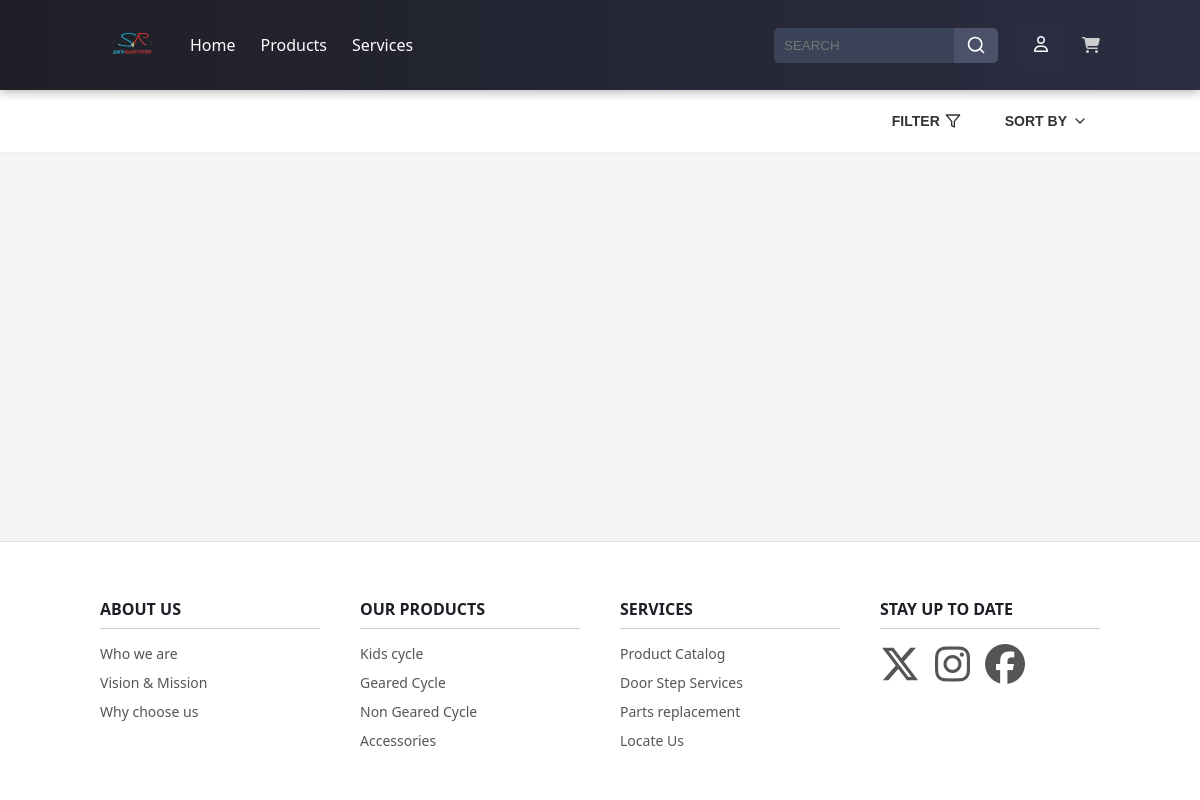
Before: /products/ with the older database file.
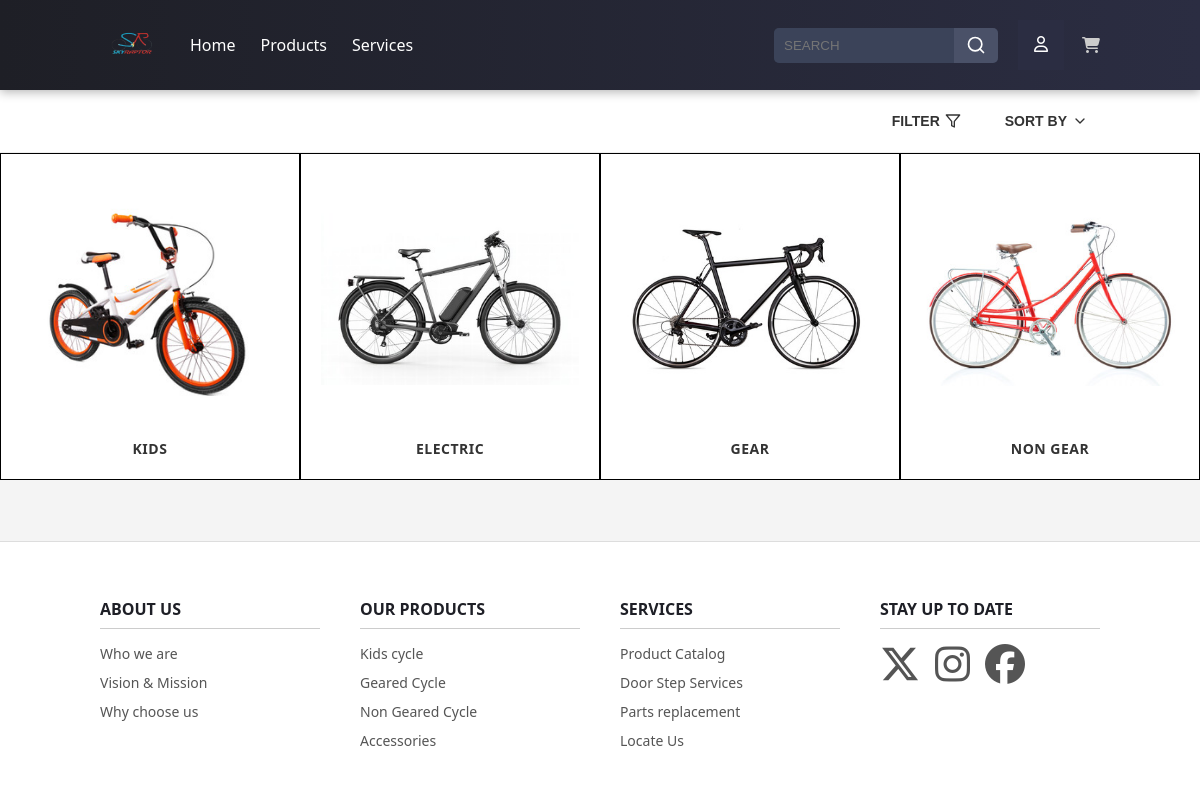
After: the same page with the newer database file.
### skyraptor/models.py (models this page shows, shortened)
class Product(models.Model):
    name = models.CharField(max_length=255)
    description = models.TextField()
    price = models.IntegerField(max_length=10)
    Category = models.ForeignKey(Category, on_delete=models.CASCADE, default=1)
    image = models.ImageField(upload_to='uploads/product/')

### skyraptor/views.py (the view)
# urls.py: path('products/', views.products, name='products'),
def products(request):
    products = Product.objects.all()
    return render(request, 'html/products.html', {'products': products})

### skyraptor/templates/html/products.html (shortened to what this page needs)
{% load static %}
<!DOCTYPE html>
<html lang="en">
<head>
    <link rel="stylesheet" href="{% static 'css/products.css' %}">
</head>
<body>
   <nav class="main-nav">
    <div class="nav-left">
      <a href="#" class="logo">
        <img src="{% static 'img/logo.png' %}" alt="Logo" style="height: 50px; width: 65px">
      </a>
      <ul class="main-menu">
        <li><a href="{% url 'home' %}">Home</a></li>
        <li class="has-megamenu">
          <a href="{% url 'products' %}">Products</a>
        </li>
        <li class="has-megamenu">
          <a href="#">Services</a>
        </li>
      </ul>
    </div>
    <div class="nav-right">
      <div class="search-box">
        <input type="text" placeholder="SEARCH">
        <button type="submit">
          <svg xmlns="http://www.w3.org/2000/svg" width="20" height="20" viewBox="0 0 24 24" fill="none" stroke="currentColor" stroke-width="2" stroke-linecap="round" stroke-linejoin="round"><circle cx="11" cy="11" r="8"></circle><line x1="21" y1="21" x2="16.65" y2="16.65"></line></svg>
        </button>
      </div>
      <div class="dropdown">
        <button class="dropbtn"><i class="fa-regular fa-user"></i></button>
      </div>
      <a href="#">
        <i class="fa-solid fa-cart-shopping"></i>
      </a>
    </div>
  </nav>
   <header class="product-header">
    <div class="product-controls">
      <button class="filter-button">
        FILTER
        <svg xmlns="http://www.w3.org/2000/svg" width="16" height="16" viewBox="0 0 24 24" fill="none" stroke="currentColor" stroke-width="2" stroke-linecap="round" stroke-linejoin="round"><polygon points="22 3 2 3 10 12.46 10 19 14 21 14 12.46 22 3"></polygon></svg>
      </button>
      <button class="sort-button">
        SORT BY
        <svg xmlns="http://www.w3.org/2000/svg" width="16" height="16" viewBox="0 0 24 24" fill="none" stroke="currentColor" stroke-width="2" stroke-linecap="round" stroke-linejoin="round"><polyline points="6 9 12 15 18 9"></polyline></svg>
      </button>
    </div>
  </header>
  <main class="product-grid">
    {% for product in products %}
    <div class="product-card">
      <div class="product-image">
        <img src="{{ product.image.url }}">
      </div>
      <div class="product-info">
        <h3 class="product-name">{{ product.name }}</h3>
      </div>
    </div>
    {% endfor %}
  </main>
  <footer class="main-footer">
    <div class="footer-container">
      <div class="footer-links">
        <h3>ABOUT US</h3>
        <ul>
          <li><a href="#">Who we are</a></li>
          <li><a href="#">Vision & Mission</a></li>
          <li><a href="#">Why choose us</a></li>
        </ul>
      </div>
      <div class="footer-links">
        <h3>OUR PRODUCTS</h3>
        <ul>
          <li><a href="#">Kids cycle</a></li>
          <li><a href="#">Geared Cycle</a></li>
          <li><a href="#">Non Geared Cycle</a></li>
          <li><a href="#">Accessories</a></li>
        </ul>
      </div>
      <div class="footer-links">
        <h3>SERVICES</h3>
        <ul>
          <li><a href="#">Product Catalog</a></li>
          <li><a href="#">Door Step Services</a></li>
          <li><a href="#">Parts replacement</a></li>
          <li><a href="#">Locate Us</a></li>
        </ul>
      </div>
      <div class="footer-links">
        <h3>STAY UP TO DATE</h3>
        <ul class="social-icons">
          <li><a href="https://x.com" target="_blank" aria-label="X">
            <i class="fa-brands fa-x-twitter"></i>
          </a></li>
          <li><a href="https://instagram.com" target="_blank" aria-label="Instagram">
            <i class="fa-brands fa-instagram"></i>
          </a></li>
          <li><a href="https://facebook.com" target="_blank" aria-label="Facebook">
            <i class="fa-brands fa-facebook"></i>
          </a></li>
        </ul>
      </div>
    </div>
  </footer>
</body>
</html>

### static/css/products.css (style rules this page uses)
html, body { height: 100%; margin: 0; padding: 0; }
body { margin: 0; padding: 0; font-family: system-ui, -apple-system, BlinkMacSystemFont, 'Segoe UI', Roboto, Oxygen, Ubuntu, Cantarell, 'Open Sans', 'Helvetica Neue', sans-serif; background-color: #f4f4f4; display: flex; flex-direction: column; }
.main-nav { background: linear-gradient(90deg, #1e1f26, #2b2d42); color: #fff; display: flex; justify-content: space-between; align-items: center; padding: 0 100px; box-shadow: 0 2px 10px rgba(0, 0, 0, 0.3); position: relative; z-index: 1000; }
.nav-left { display: flex; align-items: center; position: relative; }
.logo { margin-right: 25px; color: #fff; text-decoration: none; display: flex; align-items: center; font-size: 22px; font-weight: bold; padding: 20px 0; }
.main-menu { list-style: none; padding: 0; margin: 0; display: flex; position: relative; }
.main-menu li { margin-right: 25px; position: relative; }
.main-menu li:last-child { margin-right: 0; }
.main-menu li a { color: #ffffff; text-decoration: none; font-size: 16px; position: relative; transition: color 0.3s ease; display: block; padding: 20px 0; }
.main-menu li a::after { content: ''; position: absolute; width: 0; height: 2px; background: #ffcc00; left: 0; bottom: 15px; transition: width 0.3s; }
.has-megamenu { position: relative; }
.nav-right { display: flex; align-items: center; }
.search-box { display: flex; margin-right: 20px; background-color: #2d3548; border-radius: 5px; overflow: hidden; transition: box-shadow 0.3s; }
.search-box input[type="text"] { padding: 10px; border: none; background-color: #3b4359; color: #fff; outline: none; width: 160px; }
.search-box button[type="submit"] { background-color: #4a5168; color: #fff; border: none; padding: 0 12px; cursor: pointer; transition: background 0.3s; }
.nav-right a { color: #ccc; margin-left: 18px; transition: color 0.3s; }
.nav-right svg { display: block; }
.dropbtn { background-color: #2b2d42; color: white; padding: 16px; font-size: 16px; border: none; cursor: pointer; transition: background-color 0.3s; }
.dropdown { position: relative; display: inline-block; }
.main-footer { margin-top: auto; background-color: #ffffff; color: #333; padding: 40px 100px; font-size: 14px; border-top: 1px solid #ddd; }
.footer-container { display: flex; justify-content: space-between; flex-wrap: wrap; gap: 40px; }
.footer-links { flex: 1; min-width: 200px; }
.footer-links h3 { font-size: 16px; margin-bottom: 15px; border-bottom: 1px solid #ccc; padding-bottom: 8px; color: #1e1f26; }
.footer-links ul { list-style: none; padding: 0; margin: 0; }
.footer-links ul li { margin-bottom: 10px; }
.footer-links ul li a { color: #555; text-decoration: none; transition: color 0.3s; }
.main-footer .social-icons { display: flex; padding: 0; margin: 0; list-style: none; }
.main-footer .social-icons li { margin-right: 15px; margin-bottom: 0; }
.main-footer .social-icons li:last-child { margin-right: 0; }
.main-footer .social-icons a { color: #555; text-decoration: none; display: flex; align-items: center; justify-content: center; transition: color 0.3s, fill 0.3s; }
.main-footer .social-icons li a i { font-size: 40px; }
.product-header { display: flex; justify-content: space-between; align-items: center; padding: 15px 100px; border-bottom: 1px solid #eee; background-color: #fff; }
.product-controls { display: flex; align-items: center; gap: 20px; }
.filter-button, .sort-button { display: flex; align-items: center; gap: 5px; background: none; border: none; font-size: 14px; font-weight: 600; color: #333; cursor: pointer; padding: 8px 12px; border-radius: 4px; transition: background-color 0.2s; }
.product-grid { display: grid; grid-template-columns: repeat(4, 1fr); gap: 0; padding: 0; background-color: #fff; }
.product-card { position: relative; border-right: 1px solid #eee; border-bottom: 1px solid #eee; padding: 20px; transition: box-shadow 0.3s; display: flex; flex-direction: column; border: 1px solid #000; }
.product-image { height: 250px; display: flex; align-items: center; justify-content: center; margin-bottom: 15px; }
.product-image img { max-width: 100%; max-height: 100%; object-fit: contain; }
.product-info { margin-top: auto; position: relative; height: 20px; overflow: hidden; }
.product-name { font-size: 14px; font-weight: 600; color: #333; text-transform: uppercase; margin: 0; text-align: center; letter-spacing: 0.5px; position: absolute; width: 100%; transition: transform 0.3s ease; }

Changed rows visible on the page:
added Product: image (picture), name "KIDS"
added Product: image (picture), name "ELECTRIC"
added Product: image (picture), name "GEAR"
added Product: image (picture), name "NON GEAR"
